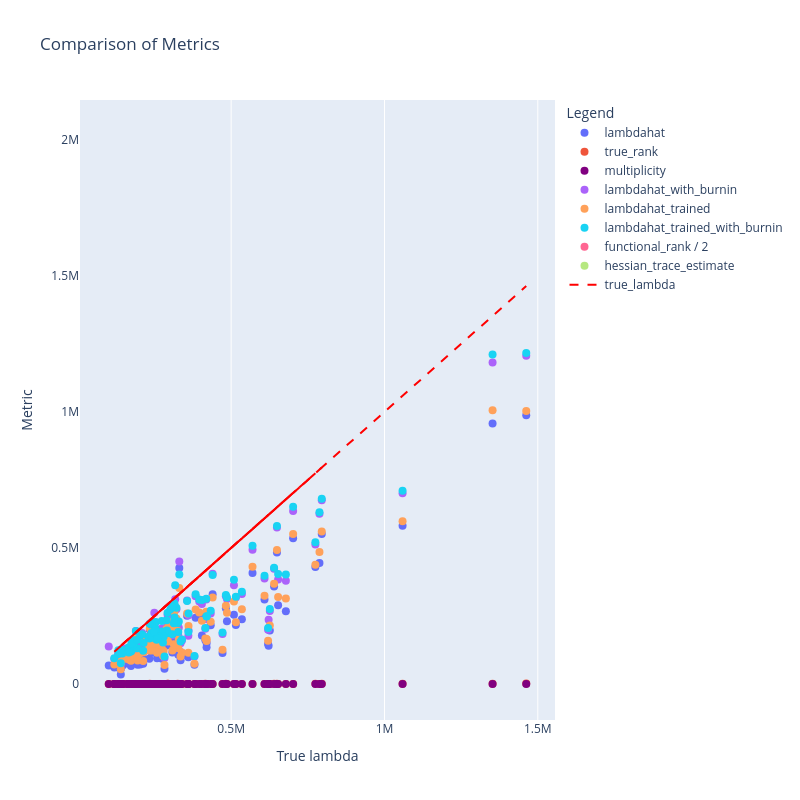

This figure's notebook cell:
### Markdown cell above
## $\lambda$ vs $\hat{\lambda}$

### Code cell
df = df_data
# df = df[df["true_rank"] < 2]
# df = df[df["true_multiplicity"] > 1]

s = 8
fig = go.Figure()

fig.add_trace(go.Scatter(
    x=df["true_lambda"], 
    y=df["lambdahat"], 
    mode='markers', 
    marker=dict(size=s),
    name='lambdahat'
))

fig.add_trace(go.Scatter(
    x=df["true_lambda"], 
    y=df["true_rank"], 
    mode='markers', 
    marker=dict(size=s),
    name='true_rank'
))

# fig.add_trace(go.Scatter(
#     x=df["true_lambda"], 
#     y=df["model_dim"] / 2, 
#     mode='markers', 
#     marker=dict(size=s, color='green'),
#     name='model dimension / 2'
# ))


fig.add_trace(go.Scatter(
    x=df["true_lambda"], 
    y=df["true_multiplicity"], 
    mode='markers', 
    marker=dict(size=s, color='purple'),
    name='multiplicity'
))

if "lambdahat_with_burnin" in df.columns:
    fig.add_trace(go.Scatter(
        x=df["true_lambda"], 
        y=df["lambdahat_with_burnin"], 
        mode='markers', 
        marker=dict(size=s),
        name='lambdahat_with_burnin'
    ))

# if "lambdahat_extrapolated_multiitemp" in df.columns:
#     fig.add_trace(go.Scatter(
#         x=df["true_lambda"], 
#         y=df["lambdahat_extrapolated_multiitemp"], 
#         mode='markers', 
#         marker=dict(size=s),
#         name='lambdahat_extrapolated_multiitemp'
#     ))


if "lambdahat_trained" in df.columns:
    fig.add_trace(go.Scatter(
        x=df["true_lambda"], 
        y=df["lambdahat_trained"], 
        mode='markers', 
        marker=dict(size=s),
        name='lambdahat_trained'
    ))

if "lambdahat_trained_with_burnin" in df.columns:
    fig.add_trace(go.Scatter(
        x=df["true_lambda"], 
        y=df["lambdahat_trained_with_burnin"], 
        mode='markers', 
        marker=dict(size=s),
        name='lambdahat_trained_with_burnin'
    ))


if "functional_rank" in df.columns:
    fig.add_trace(go.Scatter(
        x=df["true_lambda"], 
        y=df["functional_rank"] / 2, 
        mode='markers', 
        marker=dict(size=s),
        name='functional_rank / 2'
    ))


if "hessian_trace_estimate" in df.columns:
    fig.add_trace(go.Scatter(
        x=df["true_lambda"], 
        y=df["hessian_trace_estimate"], 
        mode='markers', 
        marker=dict(size=s),
        name='hessian_trace_estimate', 
        # yaxis="y2"
    ))

# Add the y=x line
sorted_true_lambda = sorted(df["true_lambda"])
fig.add_trace(go.Scatter(
    x=sorted_true_lambda, 
    y=sorted_true_lambda, 
    mode='lines', 
    line=dict(dash='dash', color='red', width=2),
    name='true_lambda'
))



fig.update_layout(
    title="Comparison of Metrics",
    xaxis_title="True lambda",
    yaxis_title="Metrics",
    legend_title="Legend",
    width=800,
    height=800,
    # xaxis_type="log", 
    # yaxis_type="log",
    yaxis=dict(
        title="Metric",
        side="left",
        showgrid=False,
        zeroline=False
    ),
    yaxis2=dict(
        title="Metric",
        side="right",
        overlaying="y",
        showgrid=False,
        zeroline=False
    ), 
)


# Save the figure as an image file
filepath = f'./outputs/images/{EXPT_NAME}_plot.html'
pio.write_html(fig, filepath)
# ! open $filepath
fig

### Figure 1 — Plotly figure (JSON) as saved in the notebook; plotly's stock layout.template omitted (floating-point values rounded to 4 significant figures; data arrays with more than 128 entries replaced by an {"elided": "..."} marker saying what was removed)
{"data": [{"marker": {"size": 8}, "mode": "markers", "name": "lambdahat", "type": "scatter", "x": {"elided": "168 float values"}, "y": {"elided": "168 float values"}}, {"marker": {"size": 8}, "mode": "markers", "name": "true_rank", "type": "scatter", "x": {"elided": "168 float values"}, "y": {"elided": "168 int values"}}, {"marker": {"color": "purple", "size": 8}, "mode": "markers", "name": "multiplicity", "type": "scatter", "x": {"elided": "168 float values"}, "y": {"elided": "168 int values"}}, {"marker": {"size": 8}, "mode": "markers", "name": "lambdahat_with_burnin", "type": "scatter", "x": {"elided": "168 float values"}, "y": {"elided": "168 float values"}}, {"marker": {"size": 8}, "mode": "markers", "name": "lambdahat_trained", "type": "scatter", "x": {"elided": "168 float values"}, "y": {"elided": "168 float values"}}, {"marker": {"size": 8}, "mode": "markers", "name": "lambdahat_trained_with_burnin", "type": "scatter", "x": {"elided": "168 float values"}, "y": {"elided": "168 float values"}}, {"marker": {"size": 8}, "mode": "markers", "name": "functional_rank / 2", "type": "scatter", "x": {"elided": "168 float values"}, "y": {"elided": "168 null values"}}, {"marker": {"size": 8}, "mode": "markers", "name": "hessian_trace_estimate", "type": "scatter", "x": {"elided": "168 float values"}, "y": {"elided": "168 null values"}}, {"line": {"color": "red", "dash": "dash", "width": 2}, "mode": "lines", "name": "true_lambda", "type": "scatter", "x": {"elided": "168 float values"}, "y": {"elided": "168 float values"}}], "layout": {"height": 800, "legend": {"title": {"text": "Legend"}}, "title": {"text": "Comparison of Metrics"}, "width": 800, "xaxis": {"title": {"text": "True lambda"}}, "yaxis": {"showgrid": false, "side": "left", "title": {"text": "Metric"}, "zeroline": false}, "yaxis2": {"overlaying": "y", "showgrid": false, "side": "right", "title": {"text": "Metric"}, "zeroline": false}}}
